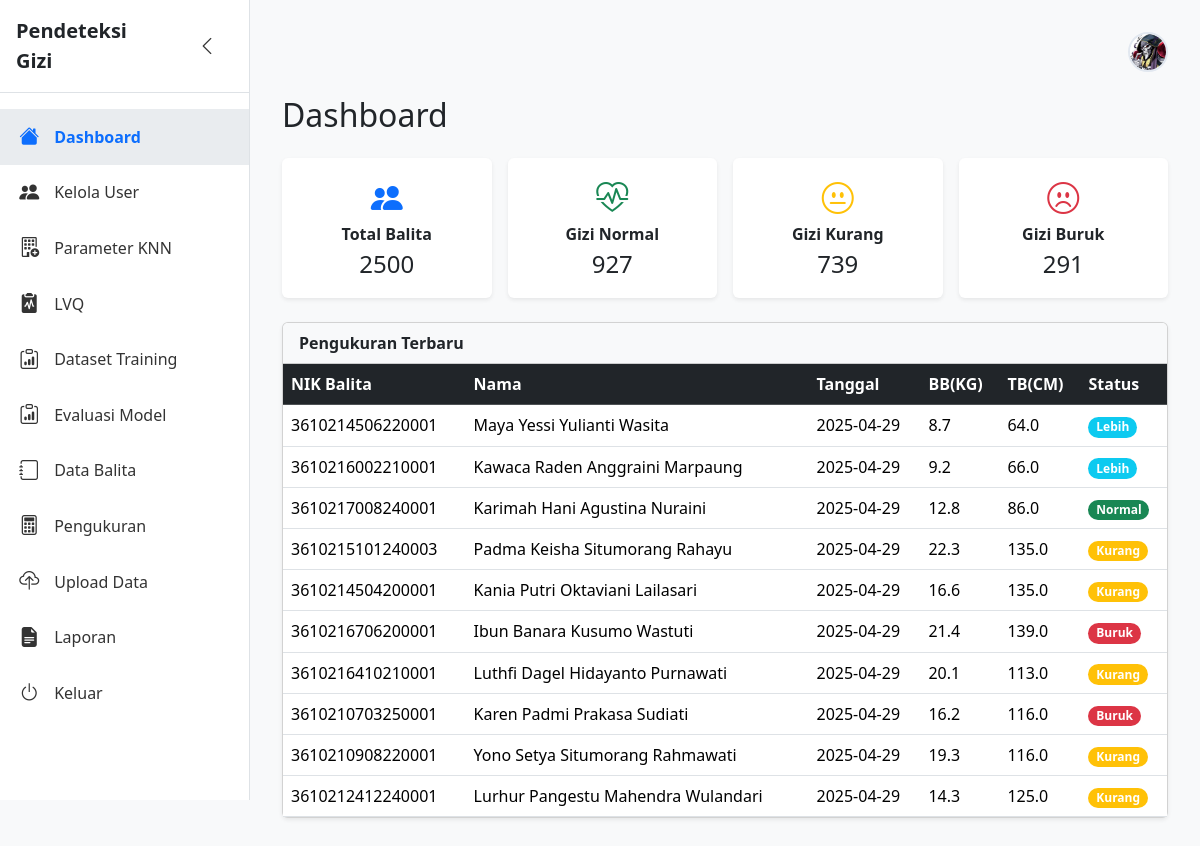
The app's page /dashboard (signed in) with its own data.
### tables this page shows
CREATE TABLE klasifikasi (
            id INTEGER PRIMARY KEY AUTOINCREMENT,
            pengukuran_id INTEGER UNIQUE NOT NULL,
            status_gizi TEXT NOT NULL CHECK (status_gizi IN ('normal', 'kurang', 'lebih', 'buruk')),
            tanggal_klasifikasi DATE NOT NULL,
            FOREIGN KEY (pengukuran_id) REFERENCES pengukuran (id) ON DELETE CASCADE
        );

CREATE TABLE balita (
            id INTEGER PRIMARY KEY AUTOINCREMENT,
            nama TEXT NOT NULL,
            tanggal_lahir DATE NOT NULL,
            jenis_kelamin TEXT NOT NULL CHECK (jenis_kelamin IN ('L', 'P')),
            nama_ortu TEXT NOT NULL,
            created_at TIMESTAMP DEFAULT CURRENT_TIMESTAMP,
            updated_at TIMESTAMP DEFAULT CURRENT_TIMESTAMP
        , usia_tahun INTEGER, usia_bulan INTEGER, nik TEXT, provinsi VARCHAR(255) DEFAULT 'Banten', kabupaten VARCHAR(255) DEFAULT 'Lebak', kecamatan VARCHAR(255) DEFAULT 'Cimarga', puskesmas VARCHAR(255) DEFAULT 'Cimarga', desa VARCHAR(255), rt VARCHAR(10), rw VARCHAR(10), alamat_detail TEXT);

CREATE TABLE pengukuran (
            id INTEGER PRIMARY KEY AUTOINCREMENT,
            balita_id INTEGER NOT NULL,
            tanggal_ukur DATE NOT NULL,
            berat_badan REAL NOT NULL CHECK (berat_badan > 0),
            tinggi_badan REAL NOT NULL CHECK (tinggi_badan > 0),
            lingkar_lengan REAL NOT NULL CHECK (lingkar_lengan > 0),
            created_at TIMESTAMP DEFAULT CURRENT_TIMESTAMP,
            FOREIGN KEY (balita_id) REFERENCES balita (id) ON DELETE CASCADE
        );

### app.py (the view)
@app.route('/dashboard', methods=['GET'])
@login_required
def dashboard():
    with get_db() as conn:
        stats = {
            'balita_count': conn.execute("SELECT COUNT(*) FROM balita").fetchone()[0],
            'status_gizi': conn.execute('''
                SELECT status_gizi, COUNT(*) as jumlah
                FROM klasifikasi
                GROUP BY status_gizi
            ''').fetchall()
        }
        trend_data = conn.execute('''
            SELECT strftime('%Y-%m', tanggal_ukur) as bulan,
                   status_gizi, COUNT(*) as jumlah
            FROM pengukuran p
            JOIN klasifikasi k ON p.id = k.pengukuran_id
            WHERE p.tanggal_ukur >= date('now', '-6 months')
            GROUP BY bulan, status_gizi
            ORDER BY bulan
        ''').fetchall()
        stats_gizi = {'normal':0, 'kurang':0, 'buruk':0}
        for row in stats['status_gizi']:
            stats_gizi[row['status_gizi']] = row['jumlah']
        pengukuran_terbaru = conn.execute('''
            SELECT b.nama, b.nik, p.tanggal_ukur, p.berat_badan, p.tinggi_badan, k.status_gizi
            FROM pengukuran p
            JOIN balita b ON p.balita_id = b.id
            JOIN klasifikasi k ON p.id = k.pengukuran_id
            ORDER BY p.tanggal_ukur DESC
            LIMIT 10
        ''').fetchall()
    return render_template(
        'dashboard.html',
        balita_count=stats['balita_count'],
        stats_gizi=stats_gizi,
        pengukuran_terbaru=pengukuran_terbaru
    )

### app.py (called while the page is built)
def get_db():
    conn = sqlite3.connect(app.config['DATABASE'])
    conn.row_factory = sqlite3.Row
    conn.execute("PRAGMA foreign_keys = ON")
    return conn

def login_required(f):
    @wraps(f)
    def decorated(*args, **kwargs):
        if 'user_id' not in session:
            flash('Silakan login terlebih dahulu', 'danger')
            return redirect(url_for('login'))
        return f(*args, **kwargs)
    return decorated

### templates/dashboard.html (shortened to what this page needs)
{% extends "base.html" %}
{% block content %}
<h2 class="mt-3 mb-4">Dashboard</h2>
<div class="row mb-4 g-3">
    <div class="col-md-3">
        <div class="card shadow-sm border-0 text-center">
            <div class="card-body">
                <span class="fs-2 text-primary"><i class="bi bi-people-fill"></i></span>
                <div class="fw-semibold">Total Balita</div>
                <div class="fs-4">{{ balita_count }}</div>
            </div>
        </div>
    </div>
    <div class="col-md-3">
        <div class="card shadow-sm border-0 text-center">
            <div class="card-body">
                <span class="fs-2 text-success"><i class="bi bi-heart-pulse"></i></span>
                <div class="fw-semibold">Gizi Normal</div>
                <div class="fs-4">{{ stats_gizi.normal or 0 }}</div>
            </div>
        </div>
    </div>
    <div class="col-md-3">
        <div class="card shadow-sm border-0 text-center">
            <div class="card-body">
                <span class="fs-2 text-warning"><i class="bi bi-emoji-neutral"></i></span>
                <div class="fw-semibold">Gizi Kurang</div>
                <div class="fs-4">{{ stats_gizi.kurang or 0 }}</div>
            </div>
        </div>
    </div>
    <div class="col-md-3">
        <div class="card shadow-sm border-0 text-center">
            <div class="card-body">
                <span class="fs-2 text-danger"><i class="bi bi-emoji-frown"></i></span>
                <div class="fw-semibold">Gizi Buruk</div>
                <div class="fs-4">{{ stats_gizi.buruk or 0 }}</div>
            </div>
        </div>
    </div>
</div>
<div class="card shadow-sm mb-4">
    <div class="card-header bg-light fw-bold">Pengukuran Terbaru</div>
    <div class="card-body p-0">
        <div class="table-responsive">
            <table class="table table-hover mb-0">
                <thead class="table-dark">
                    <tr>
                        <th>NIK Balita</th>
                        <th>Nama</th>
                        <th>Tanggal</th>
                        <th>BB(KG)</th>
                        <th>TB(CM)</th>
                        <th>Status</th>
                    </tr>
                </thead>
                <tbody>
                    {% for row in pengukuran_terbaru %}
                    <tr>
                        <td>{{ row.nik }}</td>
                        <td>{{ row.nama }}</td>
                        <td>{{ row.tanggal_ukur }}</td>
                        <td>{{ row.berat_badan }}</td>
                        <td>{{ row.tinggi_badan }}</td>
                        <td>
                        {% if row.status_gizi %}
                            <span class="badge rounded-pill bg-{{
                                'success' if row.status_gizi == 'normal' else
                                'warning' if row.status_gizi == 'kurang' else
                                'danger' if row.status_gizi == 'buruk' else
                                'info' }}">
                                {{ row.status_gizi|capitalize }}
                            </span>
                        {% else %}
                            <span class="badge bg-secondary">Belum diperiksa</span>
                        {% endif %}
                    </td>
                    </tr>
                    {% else %}
                    <tr><td colspan="5" class="text-center">Belum ada data</td></tr>
                    {% endfor %}
                </tbody>
            </table>
        </div>
    </div>
</div>
{% endblock %}

### templates/base.html (shortened to what this page needs)
<!DOCTYPE html>
<html lang="id">
<head>
    <link href="https://cdn.jsdelivr.net/npm/bootstrap@5.3.2/dist/css/bootstrap.min.css" rel="stylesheet">
    <link href="https://cdn.jsdelivr.net/npm/bootstrap-icons@1.11.3/font/bootstrap-icons.css" rel="stylesheet">
</head>
<body>
    {% if session.get('user_id') %}
    <div class="sidebar" id="sidebar">
        <div class="d-flex align-items-center justify-content-between p-3 border-bottom">
            <span class="fw-bold fs-5">Pendeteksi Gizi</span>
            <button class="sidebar-toggler" id="sidebarToggler">
                <i class="bi bi-chevron-left"></i>
            </button>
        </div>
        <ul class="nav flex-column mt-3">
            <li class="nav-item">
                <a class="nav-link {% if request.endpoint=='dashboard' %}active{% endif %}"
                   href="{{ url_for('dashboard') }}">
                    <i class="bi bi-house-fill"></i>
                    <span>Dashboard</span>
                </a>
            </li>
            {% if session['role'] == 'admin' %}
            <li class="nav-item">
                <a class="nav-link {% if request.endpoint=='kelola_user' %}active{% endif %}"
                   href="{{ url_for('kelola_user') }}">
                    <i class="bi bi-people-fill"></i>
                    <span>Kelola User</span>
                </a>
            </li>
            <li class="nav-item">
                <a class="nav-link {% if request.endpoint=='parameter' %}active{% endif %}"
                   href="{{ url_for('parameter') }}">
                    <i class="bi bi-building-add"></i>
                    <span>Parameter KNN</span>
                </a>
            </li>
            <li class="nav-item">
                <a class="nav-link {% if request.endpoint=='lvq_prototype' %}active{% endif %}"
                   href="{{ url_for('lvq_prototype') }}">
                    <i class="bi bi-clipboard2-pulse-fill"></i>
                    <span>LVQ</span>
                </a>
            </li>
            <li class="nav-item">
                <a class="nav-link {% if request.endpoint=='kelola_dataset_training' %}active{% endif %}"
                   href="{{ url_for('kelola_dataset_training') }}">
                    <i class="bi bi-clipboard-data"></i>
                    <span>Dataset Training</span>
                </a>
            </li>
            <li class="nav-item">
                <a class="nav-link {% if request.endpoint=='evaluasi_model' %}active{% endif %}"
                   href="{{ url_for('evaluasi_model') }}">
                    <i class="bi bi-clipboard-data"></i>
                    <span>Evaluasi Model</span>
                </a>
            </li>
            {% endif %}
            <li class="nav-item">
                <a class="nav-link {% if request.endpoint=='data_balita' %}active{% endif %}"
                   href="{{ url_for('data_balita') }}">
                    <i class="bi bi-journal"></i>
                    <span>Data Balita</span>
                </a>
            </li>
            <li class="nav-item">
                <a class="nav-link {% if request.endpoint=='data_pengukuran' %}active{% endif %}"
                   href="{{ url_for('data_pengukuran') }}">
                    <i class="bi bi-calculator"></i>
                    <span>Pengukuran</span>
                </a>
            </li>
            <li class="nav-item">
                <a class="nav-link {% if request.endpoint=='upload_balita_pengukuran' %}active{% endif %}"
                   href="{{ url_for('upload_balita_pengukuran') }}">
                    <i class="bi bi-cloud-upload"></i>
                    <span>Upload Data</span>
                </a>
            </li>
            <li class="nav-item">
                <a class="nav-link {% if request.endpoint=='laporan' %}active{% endif %}"
                   href="{{ url_for('laporan') }}">
                    <i class="bi bi-file-earmark-text-fill"></i>
                    <span>Laporan</span>
                </a>
            </li>
            <li class="nav-item">
                <a class="nav-link" href="{{ url_for('logout') }}" onclick="return confirmLogout();">
                    <i class="bi bi-power"></i>
                    <span>Keluar</span>
                </a>
            </li>
        </ul>
    </div>
    {% endif %}
    <main>
        <div class="d-flex justify-content-between align-items-center mb-4">
            <div class="profile-icon">
                <img src="{{ url_for('static', filename='img/' + (session.get('photo') or 'default-profile.png')) }}"
                     alt="Profile"
                     id="user-photo">
            </div>
        </div>
        {% block content %}{% endblock %}
    </main>
</body>
</html>

### templates/base.html (style rules this page uses)
body { background: #f8f9fa; }
.sidebar { height: 100vh; position: fixed; left: 0; top: 0; bottom: 0; background: #fff; border-right: 1px solid #dee2e6; z-index: 1000; transition: width 0.3s; width: 250px; overflow-y: auto; }
.sidebar .sidebar-toggler { background: none; border: none; color: #333; width: 100%; text-align: right; padding: 0.5rem 1rem; font-size: 1.25rem; }
.sidebar .nav-link { color: #333; padding: 0.8rem 1.2rem; display: flex; align-items: center; transition: all 0.3s; }
.sidebar .nav-link i { margin-right: 10px; font-size: 1.25rem; min-width: 25px; }
.sidebar .nav-link.active { background: #e9ecef; color: #0d6efd; font-weight: bold; }
main { margin-left: 250px; padding: 2rem; transition: margin-left 0.3s; }
.profile-icon { cursor: pointer; position: relative; }
#user-photo { width: 40px; height: 40px; border-radius: 50%; object-fit: cover; border: 2px solid #e2e8f0; }

### records on screen
klasifikasi: nik "3610214506220001", nama "Maya Yessi Yulianti Wasita", tanggal_ukur "2025-04-29", berat_badan "8.7", tinggi_badan "64.0", status_gizi "Lebih"
klasifikasi: nik "3610216002210001", nama "Kawaca Raden Anggraini Marpaung", tanggal_ukur "2025-04-29", berat_badan "9.2", tinggi_badan "66.0", status_gizi "Lebih"
klasifikasi: nik "3610217008240001", nama "Karimah Hani Agustina Nuraini", tanggal_ukur "2025-04-29", berat_badan "12.8", tinggi_badan "86.0", status_gizi "Normal"
klasifikasi: nik "3610215101240003", nama "Padma Keisha Situmorang Rahayu", tanggal_ukur "2025-04-29", berat_badan "22.3", tinggi_badan "135.0", status_gizi "Kurang"
klasifikasi: nik "3610214504200001", nama "Kania Putri Oktaviani Lailasari", tanggal_ukur "2025-04-29", berat_badan "16.6", tinggi_badan "135.0", status_gizi "Kurang"
klasifikasi: nik "3610216706200001", nama "Ibun Banara Kusumo Wastuti", tanggal_ukur "2025-04-29", berat_badan "21.4", tinggi_badan "139.0", status_gizi "Buruk"
klasifikasi: nik "3610216410210001", nama "Luthfi Dagel Hidayanto Purnawati", tanggal_ukur "2025-04-29", berat_badan "20.1", tinggi_badan "113.0", status_gizi "Kurang"
klasifikasi: nik "3610210703250001", nama "Karen Padmi Prakasa Sudiati", tanggal_ukur "2025-04-29", berat_badan "16.2", tinggi_badan "116.0", status_gizi "Buruk"
klasifikasi: nik "3610210908220001", nama "Yono Setya Situmorang Rahmawati", tanggal_ukur "2025-04-29", berat_badan "19.3", tinggi_badan "116.0", status_gizi "Kurang"
klasifikasi: nik "3610212412240001", nama "Lurhur Pangestu Mahendra Wulandari", tanggal_ukur "2025-04-29", berat_badan "14.3", tinggi_badan "125.0", status_gizi "Kurang"

### other values on screen
{{ balita_count }} "2500"
{{ stats_gizi.normal or 0 }} "927"
{{ stats_gizi.kurang or 0 }} "739"
{{ stats_gizi.buruk or 0 }} "291"
